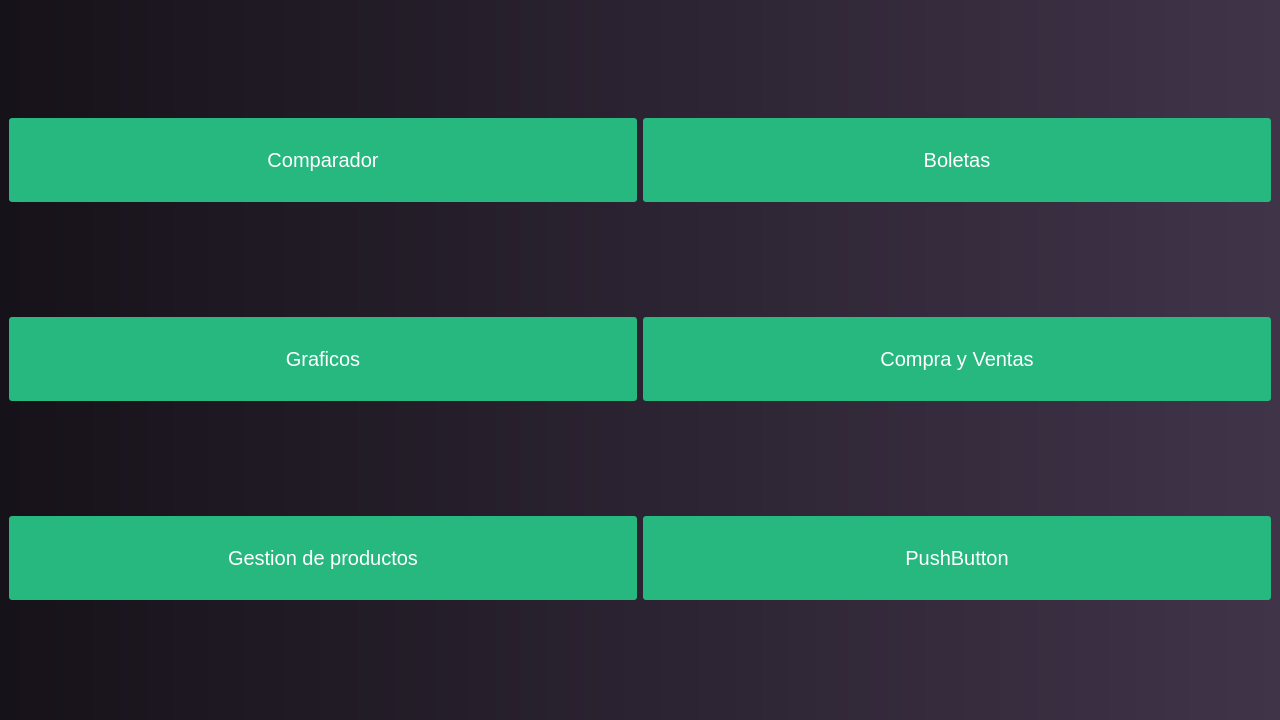
<?xml version="1.0" encoding="UTF-8"?>
<ui version="4.0">
 <class>MainWindow</class>
 <widget class="QMainWindow" name="MainWindow">
  <property name="geometry">
   <rect>
    <x>0</x>
    <y>0</y>
    <width>1280</width>
    <height>720</height>
   </rect>
  </property>
  <property name="windowTitle">
   <string>ContabilityState</string>
  </property>
  <property name="styleSheet">
   <string notr="true">#MainWindow{
background:qlineargradient(spread:reflect, x1:0, y1:0, x2:1, y2:0, stop:0 rgba(22, 18, 25, 255), stop:1 rgba(64, 52, 73, 255));
}

.QPushButton {

border-radius:3px;
color:white !important;
background:#27b880;
font-size:20px;
padding:30px;
width:80%;
}</string>
  </property>
  <widget class="QWidget" name="centralwidget">
   <layout class="QGridLayout" name="gridLayout">
    <item row="0" column="0">
     <widget class="QPushButton" name="comparador">
      <property name="text">
       <string>Comparador</string>
      </property>
     </widget>
    </item>
    <item row="0" column="1">
     <widget class="QPushButton" name="boletas">
      <property name="layoutDirection">
       <enum>Qt::LeftToRight</enum>
      </property>
      <property name="text">
       <string>Boletas</string>
      </property>
     </widget>
    </item>
    <item row="1" column="0">
     <widget class="QPushButton" name="graficos">
      <property name="text">
       <string>Graficos</string>
      </property>
     </widget>
    </item>
    <item row="1" column="1">
     <widget class="QPushButton" name="cv">
      <property name="text">
       <string>Compra y Ventas</string>
      </property>
     </widget>
    </item>
    <item row="2" column="0">
     <widget class="QPushButton" name="gestion">
      <property name="text">
       <string>Gestion de productos</string>
      </property>
     </widget>
    </item>
    <item row="2" column="1">
     <widget class="QPushButton" name="pushButton_6">
      <property name="text">
       <string>PushButton</string>
      </property>
     </widget>
    </item>
   </layout>
  </widget>
 </widget>
 <resources/>
 <connections/>
</ui>
